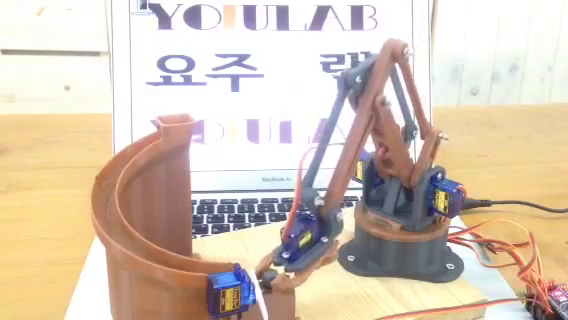
#> input picture frame 77 of datas/videos/Armbot.mp4, 568 x 320 px, given in place of the camera
$ python OverlayTransparentVideoToCamera.py   (older library calls are emulated)
#> lines starting #> are read from the running program, lines starting #| are printed output that depends on the picture
import cv2 as cv
import time
import numpy as np


def current_milli_time():
    return int(round(time.time() * 1000))

# Camera feed
cap_cam = cv.VideoCapture(0)
if not cap_cam.isOpened():
    print('Cannot open camera')
    exit()
ret, frame_cam = cap_cam.read()
#> frame_cam is the input picture: shape (320, 568, 3); mean B, G, R 182.2, 198.3, 214
if not ret:
    print('Cannot open camera stream')
    cap_cam.release()
    exit()

# Video feed
filename = 'datas/videos/Armbot.mp4'
cap_vid = cv.VideoCapture(filename)
if not cap_cam.isOpened():
    print('Cannot open video: ' + filename)
    cap_cam.release()
    exit()
ret, frame_vid = cap_vid.read()
if not ret:
    print('Cannot open video stream: ' + filename)
    cap_cam.release()
    cap_vid.release()
    exit()

# Specify maximum video time in milliseconds
max_time = 1000 * cap_vid.get(cv.CAP_PROP_FRAME_COUNT) / \
    cap_vid.get(cv.CAP_PROP_FPS)

# Resize the camera frame to the size of the video
height = int(cap_vid.get(cv.CAP_PROP_FRAME_HEIGHT))
width = int(cap_vid.get(cv.CAP_PROP_FRAME_WIDTH))

# Starting from now, syncronize the videos
start = current_milli_time()

while True:
    # Capture the next frame from camera
    ret, frame_cam = cap_cam.read()
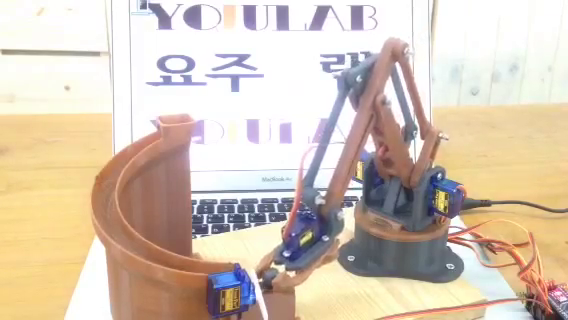
#> input picture frame 78 of datas/videos/Armbot.mp4, 568 x 320 px, given in place of the camera
#> frame_cam is the input picture: shape (320, 568, 3); mean B, G, R 182.2, 198.5, 213.9
    if not ret:
        print('Cannot receive frame from camera')
        break
    frame_cam = cv.resize(frame_cam, (width, height),
                           interpolation=cv.INTER_AREA)

    # Capture the frame at the current time point
    time_passed = current_milli_time() - start
    if time_passed > max_time:
        print('Video time exceeded. Quitting...')
        break
    ret = cap_vid.set(cv.CAP_PROP_POS_MSEC, time_passed)
    if not ret:
        print('An error occured while setting video time')
        break
    ret, frame_vid = cap_vid.read()
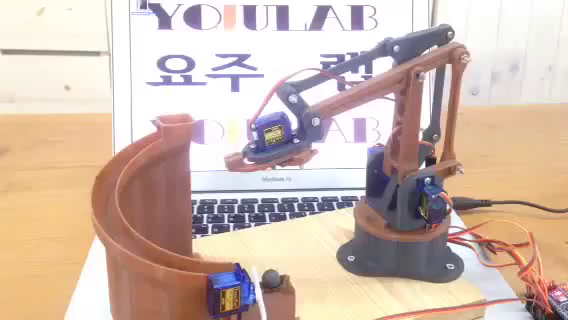
#> input picture frame 2 of datas/videos/Armbot.mp4, 568 x 320 px
#> frame_vid is the input picture: shape (320, 568, 3); mean B, G, R 175.4, 186.9, 207.9
    if not ret:
        print('Cannot read from video stream')
        break

    # Blend the two images and show the result
    tr = 0.3  # transparency between 0-1, show camera if 0
    frame = ((1-tr) * frame_cam.astype(np.float) + tr *
             frame_vid.astype(np.float)).astype(np.uint8)
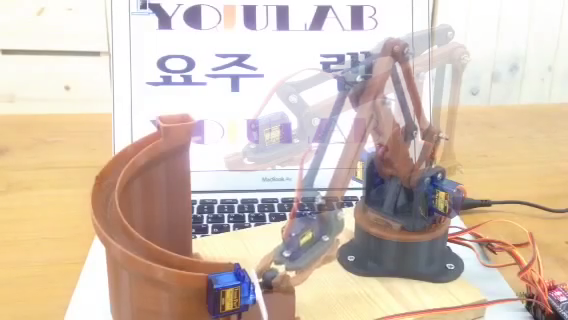
#> frame: shape (320, 568, 3); mean B, G, R 179.8, 194.6, 211.7
    cv.imshow('Transparent result', frame)
    if cv.waitKey(1) == 27:  # ESC is pressed
#> (key Esc is pressed here)
        break

cap_cam.release()
cap_vid.release()
cv.destroyAllWindows()

$ run again, starting later in the video
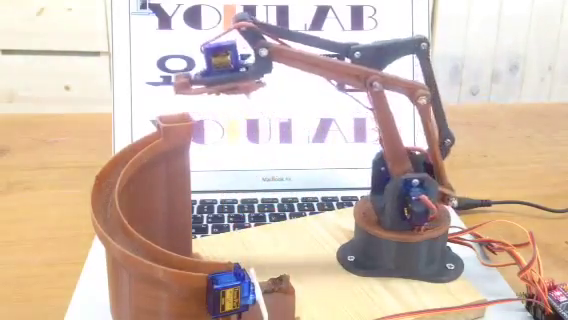
#> input picture frame 348 of datas/videos/Armbot.mp4, 568 x 320 px, given in place of the camera
#> frame_cam is the input picture: shape (320, 568, 3); mean B, G, R 176.3, 189.3, 208.9
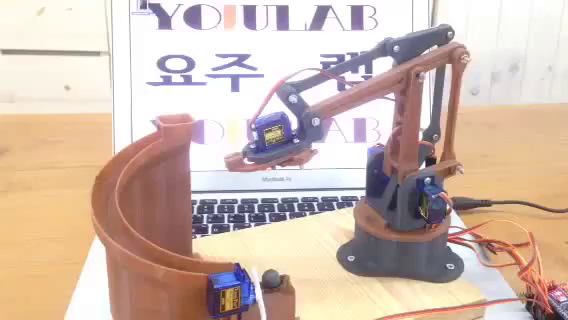
#> input picture frame 1 of datas/videos/Armbot.mp4, 568 x 320 px
#> frame_vid is the input picture: shape (320, 568, 3); mean B, G, R 175.4, 186.9, 207.9
#> `frame = ((1-tr) * frame_cam.astype(np.float) + tr * frame_vid.astype(n..`:
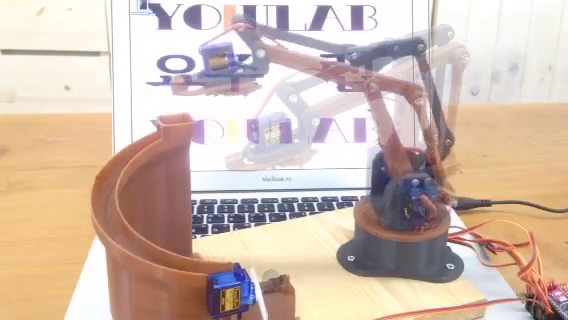
#> frame: shape (320, 568, 3); mean B, G, R 175.7, 188.2, 208.3

$ run again, starting later in the video
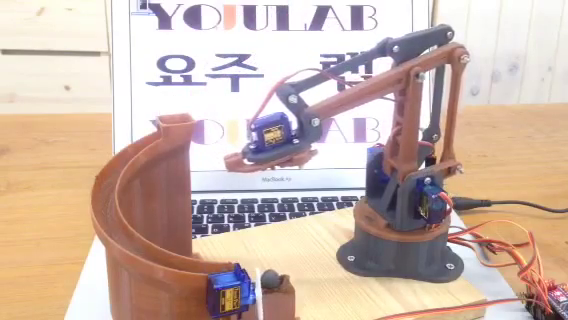
#> input picture frame 620 of datas/videos/Armbot.mp4, 568 x 320 px, given in place of the camera
#> frame_cam is the input picture: shape (320, 568, 3); mean B, G, R 171.7, 183.2, 204.9
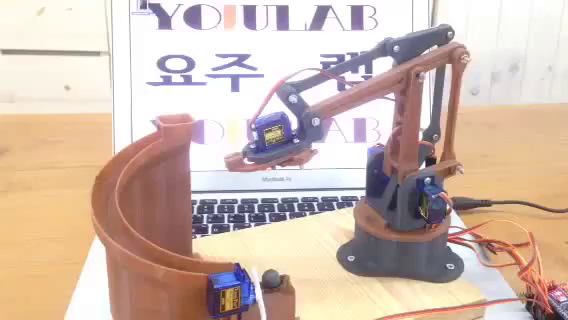
#> input picture frame 1 of datas/videos/Armbot.mp4, 568 x 320 px
#> frame_vid is the input picture: shape (320, 568, 3); mean B, G, R 175.4, 186.9, 207.9
